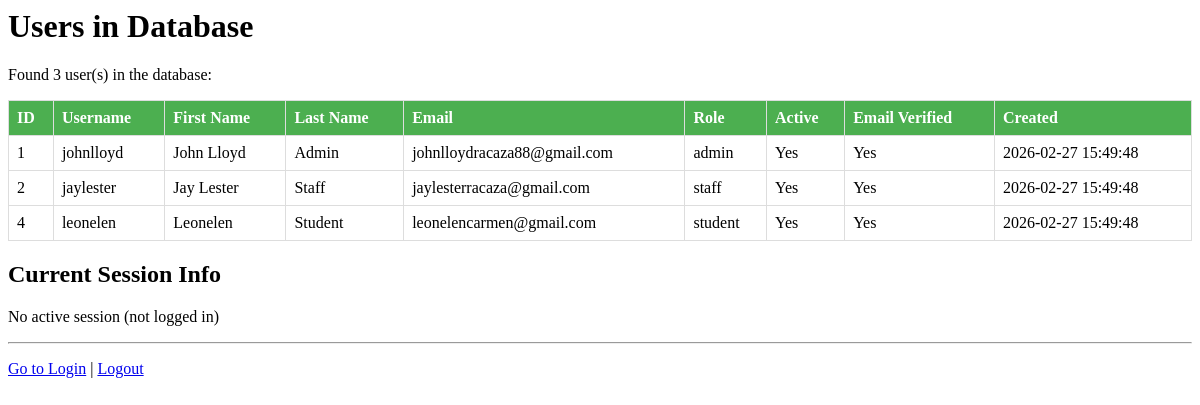
The page /debug_users.php on the database as committed earlier.
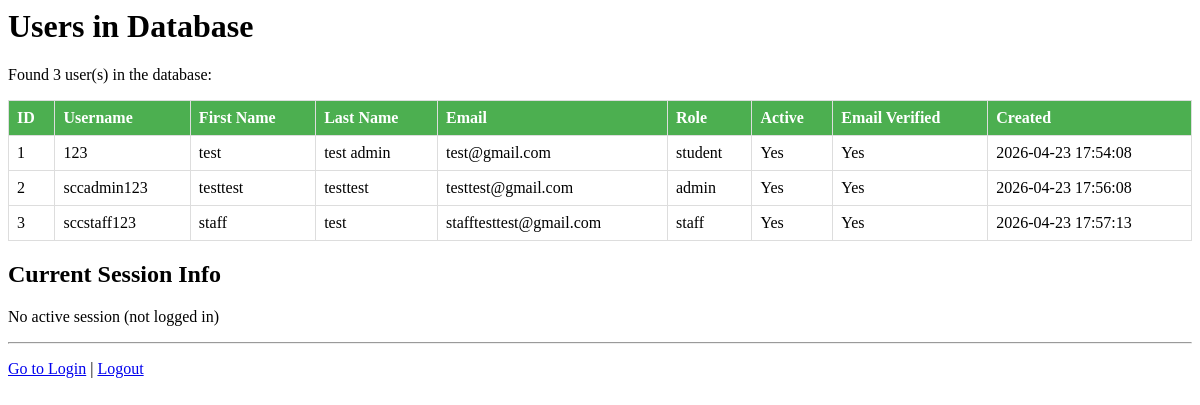
The same page on the database as committed later.
### tables this page shows
CREATE TABLE `users` (
  `id` int(11) NOT NULL,
  `username` varchar(100) NOT NULL,
  `student_id` varchar(50) DEFAULT NULL COMMENT 'Student ID number - used as username for students',
  `password` varchar(255) NOT NULL,
  `first_name` varchar(100) NOT NULL,
  `last_name` varchar(100) NOT NULL,
  `email` varchar(150) NOT NULL,
  `phone` varchar(50) DEFAULT NULL,
  `address` text DEFAULT NULL,
  `profile_picture` varchar(500) DEFAULT NULL,
  `role` enum('admin','student','staff') DEFAULT 'student',
  `active` tinyint(1) DEFAULT 1,
  `email_verified` tinyint(1) DEFAULT 0,
  `created_at` datetime DEFAULT current_timestamp(),
  `updated_at` datetime DEFAULT current_timestamp() ON UPDATE current_timestamp()
);

### debug_users.php (the view, shortened to what this page needs)
<?php
$pdo = getPDO();
echo "<h1>Users in Database</h1>";
try {
    $stmt = $pdo->query("SELECT id, username, first_name, last_name, email, role, active, email_verified, created_at FROM users ORDER BY id");
    $users = $stmt->fetchAll(PDO::FETCH_ASSOC);
    if (empty($users)) {
        echo "<p style='color: red; font-weight: bold;'>NO USERS FOUND IN DATABASE!</p>";
        echo "<p>The users table exists but is empty. You need to create users.</p>";
    } else {
        echo "<p>Found " . count($users) . " user(s) in the database:</p>";
        echo "<table>";
        echo "<tr><th>ID</th><th>Username</th><th>First Name</th><th>Last Name</th><th>Email</th><th>Role</th><th>Active</th><th>Email Verified</th><th>Created</th></tr>";
        foreach ($users as $user) {
            echo "<tr>";
            echo "<td>" . htmlspecialchars($user['id']) . "</td>";
            echo "<td>" . htmlspecialchars($user['username']) . "</td>";
            echo "<td>" . htmlspecialchars($user['first_name']) . "</td>";
            echo "<td>" . htmlspecialchars($user['last_name']) . "</td>";
            echo "<td>" . htmlspecialchars($user['email']) . "</td>";
            echo "<td>" . htmlspecialchars($user['role']) . "</td>";
            echo "<td>" . ($user['active'] ? 'Yes' : 'No') . "</td>";
            echo "<td>" . ($user['email_verified'] ? 'Yes' : 'No') . "</td>";
            echo "<td>" . htmlspecialchars($user['created_at']) . "</td>";
            echo "</tr>";
        }
        echo "</table>";
    }
    echo "<h2>Current Session Info</h2>";
    if (isset($_SESSION['user_id'])) {
        echo "<p><strong>Session User ID:</strong> " . htmlspecialchars($_SESSION['user_id']) . "</p>";
        $stmt = $pdo->prepare("SELECT id, username, first_name, last_name FROM users WHERE id = :id");
        $stmt->execute([':id' => $_SESSION['user_id']]);
        $sessionUser = $stmt->fetch(PDO::FETCH_ASSOC);
        if ($sessionUser) {
            echo "<p style='color: green;'>✓ User exists in database: " . htmlspecialchars($sessionUser['first_name'] . ' ' . $sessionUser['last_name']) . "</p>";
        } else {
            echo "<p style='color: red;'>✗ User ID " . htmlspecialchars($_SESSION['user_id']) . " NOT FOUND in database!</p>";
            echo "<p>This is why you're getting errors. Your session has an invalid user_id.</p>";
        }
    } else {
        echo "<p>No active session (not logged in)</p>";
    }
} catch (Exception $e) {
    echo "<p style='color: red;'>Error: " . htmlspecialchars($e->getMessage()) . "</p>";
}
echo "<hr>";
echo "<p><a href='auth/login.php'>Go to Login</a> | <a href='auth/logout.php'>Logout</a></p>";
?>

Rows that differ between the two databases and show on the page:
removed users: id "4", username "leonelen", first_name "Leonelen", last_name "Student", email "leonelencarmen@gmail.com", role "student", active "Yes", email_verified "Yes", created_at "2026-02-27 15:49:48"
changed users id 1: username "johnlloyd" → "123"; first_name "John Lloyd" → "test"; last_name "Admin" → "test admin"; email "johnlloydracaza88@gmail.com" → "test@gmail.com"; role "admin" → "student"; created_at "2026-02-27 15:49:48" → "2026-04-23 17:54:08"
changed users id 2: username "jaylester" → "sccadmin123"; first_name "Jay Lester" → "testtest"; last_name "Staff" → "testtest"; email "jaylesterracaza@gmail.com" → "testtest@gmail.com"; role "staff" → "admin"; created_at "2026-02-27 15:49:48" → "2026-04-23 17:56:08"
added users: id "3", username "sccstaff123", first_name "staff", last_name "test", email "stafftesttest@gmail.com", role "staff", active "Yes", email_verified "Yes", created_at "2026-04-23 17:57:13"
